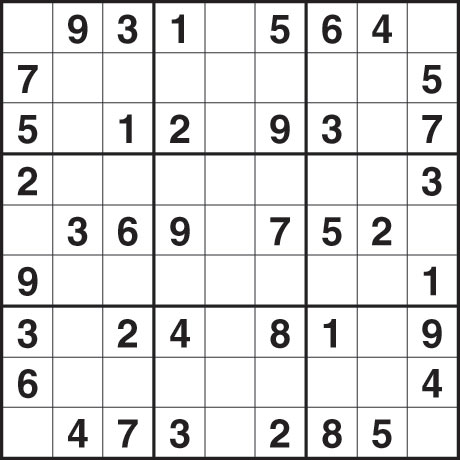
#> input picture 1.jpg, 460 x 460 px
$ python -i sudokucapture.py   (imports and definitions only)
#> lines starting #> are read from the running program, lines starting #| are printed output that depends on the picture; after the words box and inside, x2 and y2 are one past the last pixel; in counts of white or black regions, pixels touching at a corner belong together
import cv2
import numpy as np


def reorder(coor):
    coor = coor.reshape(4, 2)
    coornew = np.zeros((4, 1, 2), np.int32)
    add = coor.sum(1)
    coornew[0] = coor[np.argmin(add)]
    coornew[3] = coor[np.argmax(add)]
    diff = np.diff(coor, axis=1)
    coornew[1] = coor[np.argmin(diff)]
    coornew[2] = coor[np.argmax(diff)]
    return coornew


def getWrap(img, coor, dim):
    pts1 = np.float32(reorder(coor))
    pts2 = np.float32([[0, 0], [dim[0], 0], [0, dim[1]], [dim[0], dim[1]]])
    mat = cv2.getPerspectiveTransform(pts1, pts2)
    imgwrap = cv2.warpPerspective(img, mat, (dim[0], dim[1]))
    return imgwrap


def preprocess(img):
    imggray = cv2.cvtColor(img, cv2.COLOR_BGR2GRAY)
    imgblur = cv2.GaussianBlur(imggray, (5, 5), 0.5)
    imgcanny = cv2.Canny((imgblur), 80, 80)
    kernel = np.ones((5, 5))
    imgdial = cv2.dilate(imgcanny, kernel, iterations=1)
    final = cv2.erode(imgdial, kernel, iterations=1)
    return imgcanny


def getcontour(img):
    found = False
    maxArea = 0
    biggest = np.zeros((4, 1, 2))
    contours, hierarchy = cv2.findContours(
        img, cv2.RETR_EXTERNAL, cv2.CHAIN_APPROX_NONE)
    for cnt in contours:
        area = cv2.contourArea(cnt)
        if area >= 5000:
            # cv2.drawContours(imgcon,cnt,-1,(255,0,0),3)
            peri = cv2.arcLength(cnt, True)
            approx = cv2.approxPolyDP(cnt, 0.02*peri, True)
            if area > maxArea and len(approx) == 4:
                biggest = approx
                maxArea = area
                found = True
    return found, biggest


def sudokucap(img):
    scale_percent = 60  # percent of original size
    width = int(img.shape[1] * scale_percent / 100)
    height = int(img.shape[0] * scale_percent / 100)
    dim = (width, height)
    img = cv2.resize(img, dim)
    imgthre = preprocess(img)
    success, sudokucoor = getcontour(imgthre)
    if success == True:
        sudokufinal = getWrap(img, sudokucoor, dim)
        sudokufinal = cv2.resize(sudokufinal, (600, 600))
        return success, sudokufinal
    else:
        sudokufinal = cv2.resize(img, (600, 600))
        return success, sudokufinal

>>> import cv2
>>> picture = cv2.imread('1.jpg')
#> picture is the input picture: shape (460, 460, 3); mean B, G, R 225.7, 225.6, 225.8
>>> result = sudokucap(picture)
#> in sudokucap, `img = cv2.resize(img, dim)`:
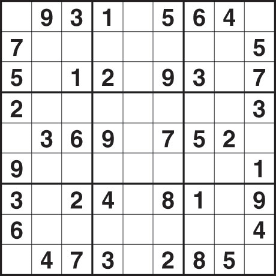
#> img: shape (276, 276, 3); mean of channels 0, 1, 2 223.4, 223.3, 223.5; drawn as B, G, R
#> in preprocess, `imgblur = cv2.GaussianBlur(imggray, (5, 5), 0.5)`:
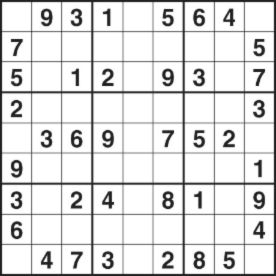
#> imgblur: shape (276, 276); min 22, max 255, mean 223.4
#> in preprocess, `imgcanny = cv2.Canny((imgblur), 80, 80)`:
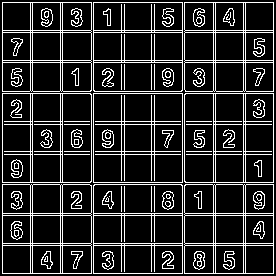
#> imgcanny: shape (276, 276); 16% white in thin lines or dots
#> in preprocess, `imgdial = cv2.dilate(imgcanny, kernel, iterations=1)`:
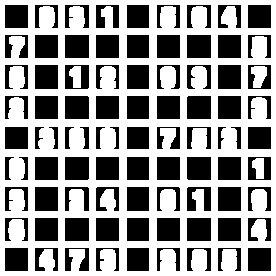
#> imgdial: shape (276, 276); 58.3% white; 86 black regions, largest, box (x1, y1, x2, y2) and area: (65, 35, 89, 58) 552, (187, 35, 211, 58) 552, (35, 65, 58, 89) 552
#> in preprocess, `final = cv2.erode(imgdial, kernel, iterations=1)`:
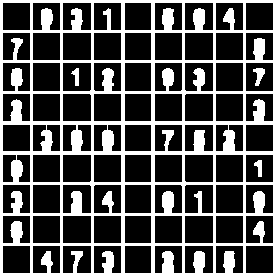
#> final: shape (276, 276); 31.2% white; 4 white regions
#> in getcontour, `contours, hierarchy = cv2.findContours( img, cv2.RETR_EXTERNAL, cv2.CH..`: contours = 9 contours; largest, box (x1, y1, x2, y2) and area: (93, 93, 183, 183) 7921, (93, 184, 183, 274) 7920, (184, 93, 274, 183) 7920, (2, 93, 92, 183) 7920, (93, 2, 183, 92) 7920
#> the loop in getcontour, `for cnt in contours:` made 9 passes
#> (area, peri, biggest, maxArea) on passes 1, 2, 5: (7912.5, 362, [[185, 184], [184, 273], [273, 273], [273, 184]], 7912.5), (7920, 354.8, [[94, 184], [93, 273], [182, 273], [182, 185]], 7920), (7921, 356, [[93, 93], [93, 182], [182, 182], [182, 93]], 7921)
#> (area, peri, approx) on passes 3, 4, 6, 7, 8, 9: (7911.5, 362, [[2, 184], [2, 273], [91, 273], [91, 185]]), (7920, 354.8, [[185, 93], [184, 181], [273, 182], [273, 93]]), (7920, 354.8, [[2, 93], [2, 182], [90, 182], [91, 94]]), (7911.5, 362, [[184, 2], [185, 91], [273, 91], [273, 2]]), (7920, 354.8, [[93, 2], [93, 90], [181, 91], [182, 2]]), (7912.5, 362, [[2, 2], [2, 91], [90, 91], [91, 2]])
#> after the loop in getcontour, `for cnt in contours:`: found = True; maxArea = 7921
#> in sudokucap, `success, sudokucoor = getcontour(imgthre)`: success = True; sudokucoor = [[93, 93], [93, 182], [182, 182], [182, 93]]
#> in reorder, `add = coor.sum(1)`: add = [186, 275, 364, 275]
#> in reorder, `diff = np.diff(coor, axis=1)`: diff = [0, 89, 0, -89]
#> in getWrap, `pts1 = np.float32(reorder(coor))`: pts1 = [[93, 93], [182, 93], [93, 182], [182, 182]]
#> in getWrap, `mat = cv2.getPerspectiveTransform(pts1, pts2)`: mat = [[3.1, -7.3e-17, -288.4], [0, 3.1, -288.4], [2.89e-18, -5.79e-19, 1]]
#> in getWrap, `imgwrap = cv2.warpPerspective(img, mat, (dim[0], dim[1]))`:
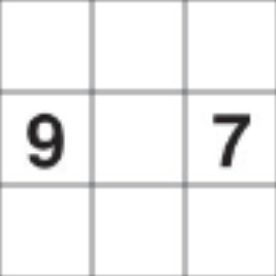
#> imgwrap: shape (276, 276, 3); mean of channels 0, 1, 2 241.3, 241.3, 241.3; drawn as B, G, R

$ run again, on 4.jpg
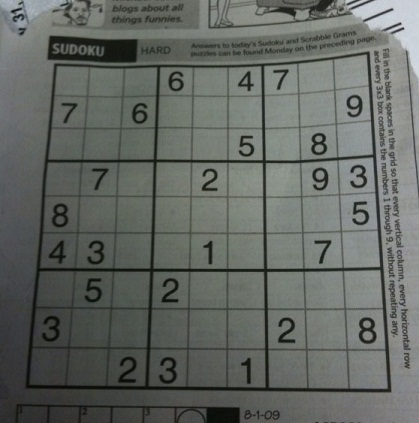
#> input picture 4.jpg, 419 x 423 px
#> picture is the input picture: shape (423, 419, 3); mean B, G, R 98.9, 103.6, 99.4
#> in preprocess, `imgcanny = cv2.Canny((imgblur), 80, 80)`:
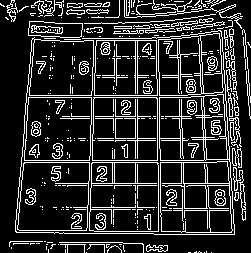
#> imgcanny: shape (253, 251); 17.1% white in thin lines or dots
#> imgdial: shape (253, 251); 60.9% white; 123 black regions (54 under 20 px), largest, box (x1, y1, x2, y2) and area: (0, 8, 251, 253) 8326, (21, 165, 86, 228) 2190, (32, 43, 91, 93) 1585
#> in preprocess, `final = cv2.erode(imgdial, kernel, iterations=1)`:
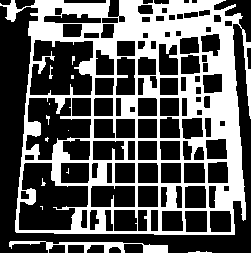
#> final: shape (253, 251); 36.4% white; 13 white regions (9 under 20 px)
#> contours = 139 contours, 104 with area under 20; largest, box (x1, y1, x2, y2) and area: (15, 30, 235, 235) 7532, (160, 161, 233, 233) 4834, (89, 162, 159, 232) 4680, (17, 162, 90, 231) 4610, (92, 97, 158, 161) 4057
#> the loop in getcontour, `for cnt in contours:` made 139 passes
#> (area, peri) on pass 73: (7532, 2055)
#> after the loop in getcontour, `for cnt in contours:`: biggest = [[0, 0], [0, 0], [0, 0], [0, 0]]; found = False; maxArea = 0
#> success = False; sudokucoor = [[0, 0], [0, 0], [0, 0], [0, 0]]

$ run again, on 2.png
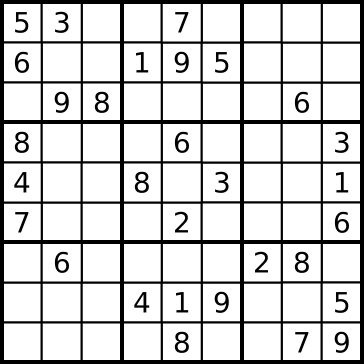
#> input picture 2.png, 364 x 364 px
#> picture is the input picture: shape (364, 364, 3); min 0, max 255, mean 208.7
#> in preprocess, `imgcanny = cv2.Canny((imgblur), 80, 80)`:
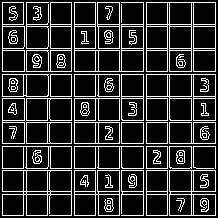
#> imgcanny: shape (218, 218); 18.3% white in thin lines or dots
#> imgdial: shape (218, 218); 65.8% white; 110 black regions, largest, box (x1, y1, x2, y2) and area: (124, 5, 141, 22) 289, (172, 5, 189, 22) 289, (196, 5, 213, 22) 289
#> final: shape (218, 218); 37.3% white; 1 white region
#> contours = 30 contours, 3 with area under 20; largest, box (x1, y1, x2, y2) and area: (146, 2, 216, 72) 4531, (146, 74, 216, 121) 2951, (74, 2, 144, 72) 2948, (2, 170, 72, 216) 2480, (169, 170, 216, 216) 1997
#> the loop in getcontour, `for cnt in contours:` made 30 passes
#> area on passes 1, 2, 3, 4, 5, 7, 8, 9: 1997, 945, 527.5, 1913.5, 2479.5, 481.5, 462, 1410.5
#> after the loop in getcontour, `for cnt in contours:`: biggest = [[0, 0], [0, 0], [0, 0], [0, 0]]; found = False; maxArea = 0
#> success = False; sudokucoor = [[0, 0], [0, 0], [0, 0], [0, 0]]
#> in sudokucap, `sudokufinal = cv2.resize(img, (600, 600))`:
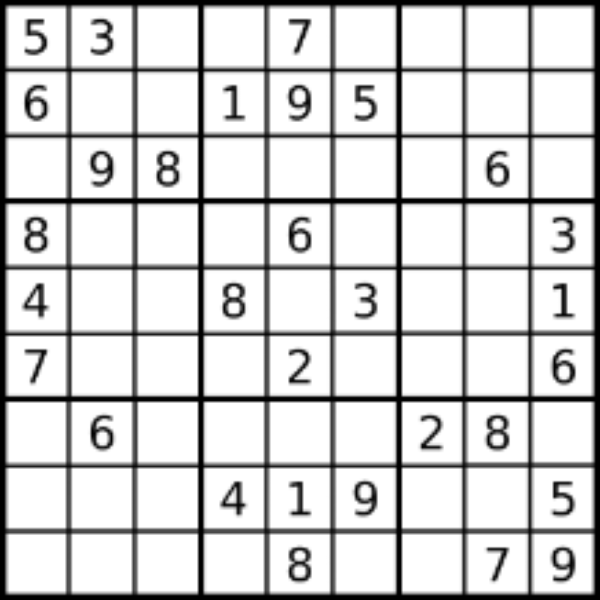
#> sudokufinal: shape (600, 600, 3); min 0, max 255, mean 209.8

$ run again, on 3.jpeg
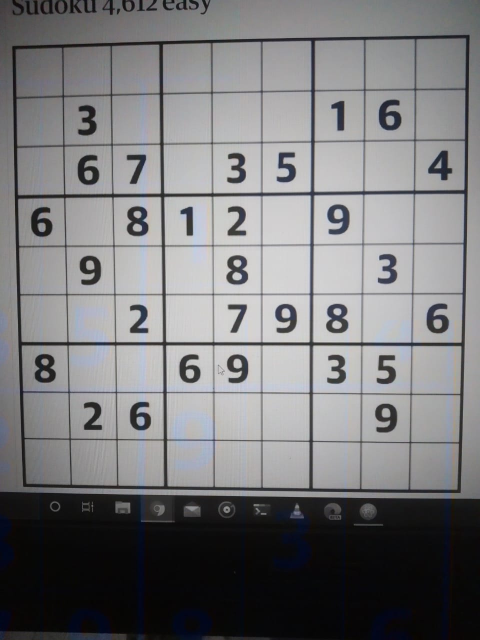
#> input picture 3.jpeg, 960 x 1280 px (shown at 1/2 size)
#> picture is the input picture: shape (1280, 960, 3); mean B, G, R 122.8, 121.1, 121.2
#> in preprocess, `imgcanny = cv2.Canny((imgblur), 80, 80)`:
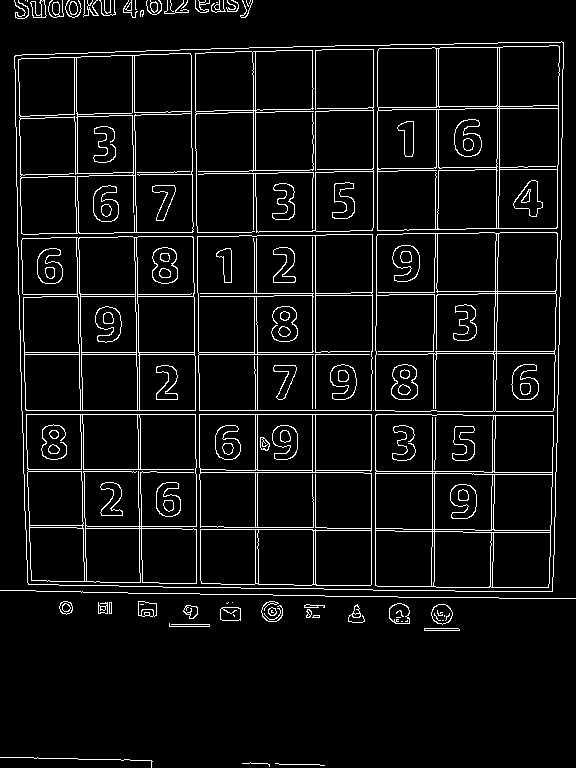
#> imgcanny: shape (768, 576); 6.4% white in thin lines or dots
#> imgdial: shape (768, 576); 26.8% white; 47 white regions, largest, box (x1, y1, x2, y2) and area: (12, 39, 566, 594) 81666, (0, 588, 576, 601) 2914, (12, 0, 118, 21) 1961
#> final: shape (768, 576); 12.4% white; 47 white regions
#> contours = 49 contours, 29 with area under 20; largest, box (x1, y1, x2, y2) and area: (14, 41, 564, 592) 291409, (389, 603, 410, 624) 344, (431, 604, 453, 625) 322, (220, 607, 241, 621) 254, (138, 601, 157, 617) 240
#> the loop in getcontour, `for cnt in contours:` made 49 passes
#> (area, peri, biggest, maxArea, found) on pass 24: (291409, 2169.9, [[563, 42], [14, 56], [28, 584], [552, 591]], 291409, True)
#> after the loop in getcontour, `for cnt in contours:`: found = True; maxArea = 291409
#> success = True; sudokucoor = [[563, 42], [14, 56], [28, 584], [552, 591]]
#> add = [605, 70, 612, 1143]
#> diff = [-521, 42, 556, 39]
#> pts1 = [[14, 56], [563, 42], [28, 584], [552, 591]]
#> mat = [[1.09, -0.0288, -13.6], [0.0353, 1.38, -77.95], [7.11e-05, -8.64e-05, 1]]
#> in sudokucap, `sudokufinal = cv2.resize(sudokufinal, (600, 600))`:
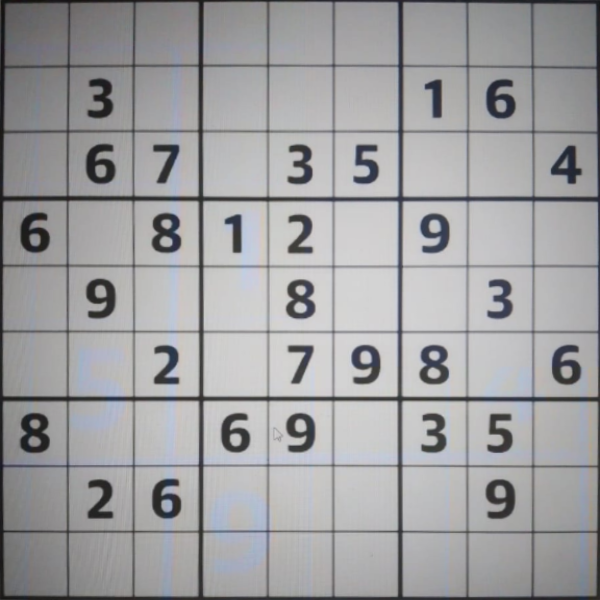
#> sudokufinal: shape (600, 600, 3); mean of channels 0, 1, 2 160.4, 158.6, 158.7; drawn as B, G, R
